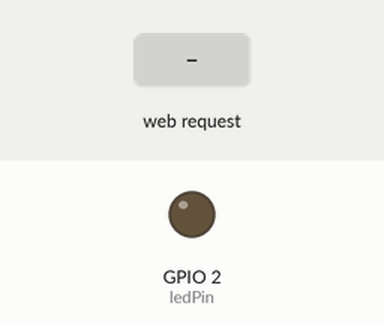
Simulated run of this program. Board: ESP8266 (Wemos D1 mini). Shown: output pins drawn as LEDs (lit = HIGH). The inputs (shaded band) are chosen by the test bench. WiFi joins after 1.5 s; servers stay silent unless stated; storage starts empty; what the program prints to the serial monitor is not drawn.

Above: at 3.2 s.
3.3 s: HTTP request GET /led2off received
At 4.2 s:
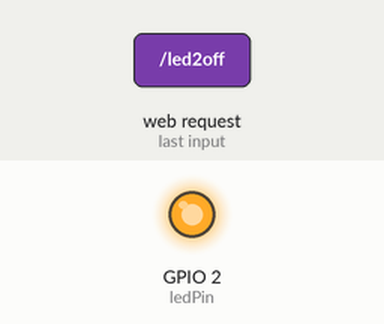
4.8 s: HTTP request GET /led2on received
At 5.4 s:
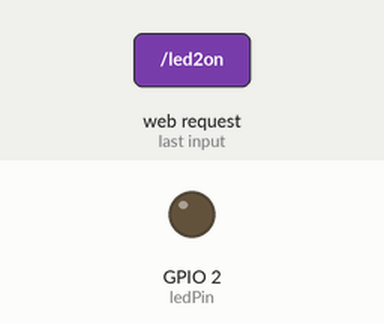
Timing chart, 0 to 7.8 s (numbered marks = the images above; inputs shaded):
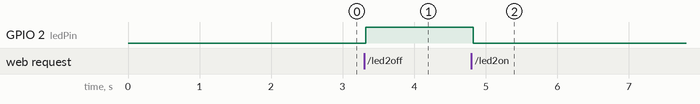

The program:

main.cpp
```cpp
#include <Arduino.h>
#include <FS.h>
#include <LittleFS.h>
#include <ESP8266WiFi.h>
#include <ESPAsyncTCP.h>
#include <ESPAsyncWebServer.h>
// Replace with your network credentials
const char* ssid = "Trentin"; //Replace with your own SSID
const char* password = "99987597"; //Replace with your own password

const int ledPin = 2;
String ledState;

// Create AsyncWebServer object on port 80
AsyncWebServer server(80);

// Replaces placeholder with LED state value
String processor(const String& var){
  Serial.println(var);
  if(var == "GPIO_STATE"){
    if(digitalRead(ledPin)){
      ledState = "OFF";
    }
    else{
      ledState = "ON";
    }
    Serial.print(ledState);
    return ledState;
  }
  return String();
}

void setup(){

  Serial.begin(115200);
  pinMode(ledPin, OUTPUT);

  // Initialize LittleFS
  if(!LittleFS.begin()){
    Serial.println("An Error has occurred while mounting LittleFS");
    return;
  }

  // Connect to Wi-Fi
  WiFi.begin(ssid, password);
  while (WiFi.status() != WL_CONNECTED) {
    delay(1000);
    Serial.println("Connecting to WiFi..");
  }

  // Print ESP32 Local IP Address
  Serial.println(WiFi.localIP());

  // Route for root / web page
  server.on("/", HTTP_GET, [](AsyncWebServerRequest *request){
    request->send(LittleFS, "/index.html", String(), false, processor);
  });

  // Route to load style.css file
  server.on("/style.css", HTTP_GET, [](AsyncWebServerRequest *request){
    request->send(LittleFS, "/style.css", "text/css");
  });

  // Route to set GPIO to HIGH
  server.on("/led2on", HTTP_GET, [](AsyncWebServerRequest *request){
    digitalWrite(ledPin, LOW);
    request->send(LittleFS, "/index.html", String(), false, processor);
  });

  // Route to set GPIO to LOW
  server.on("/led2off", HTTP_GET, [](AsyncWebServerRequest *request){
    digitalWrite(ledPin, HIGH);
    request->send(LittleFS, "/index.html", String(), false, processor);
  });

  // Start server
  server.begin();
}

void loop(){

}
```

Measured:
- after the input at 3.3 s, GPIO 2 (ledPin): LOW → HIGH at once
- after the input at 4.8 s, GPIO 2 (ledPin): HIGH → LOW at once
